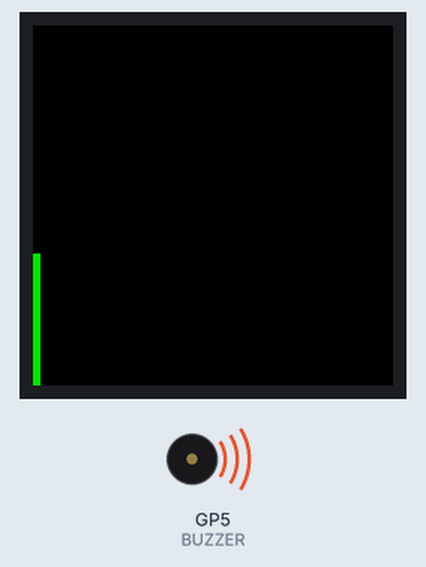
A program run on a simulated Raspberry Pi Pico running MicroPython. Shown: 240×240 colour display, buzzer (waves = sounding). At 10.6 s the program stops and its outputs stay as they are.

Above: at 0.12 s.
At 2.63 s:
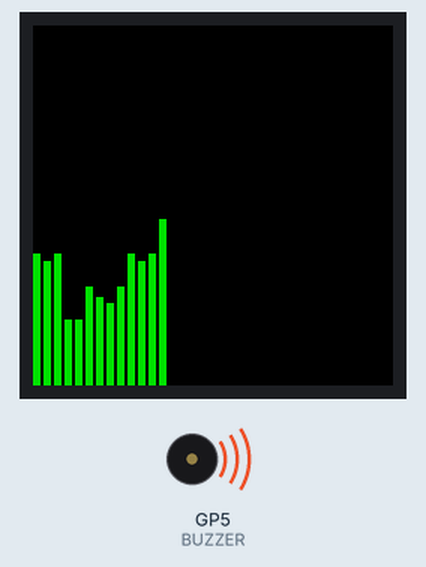
At 5.15 s:
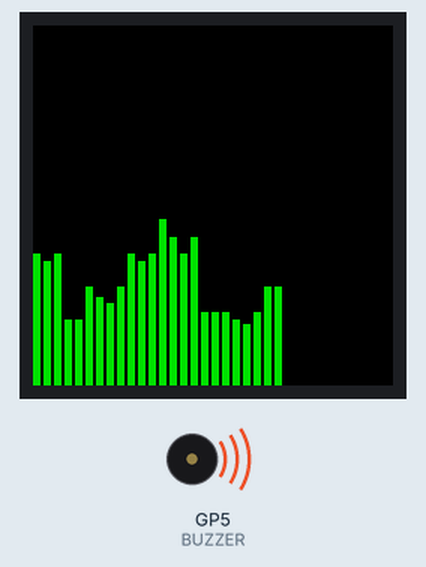
At 10.38 s:
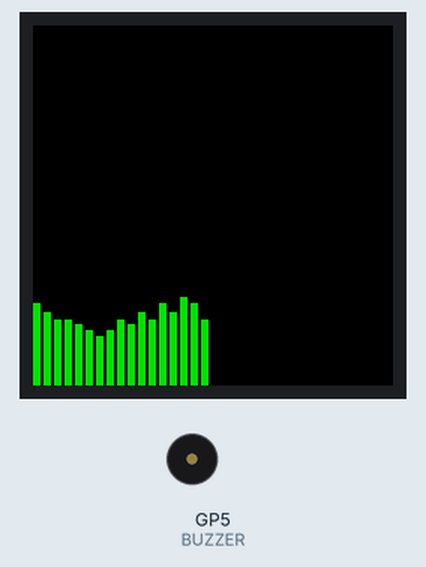
Timing chart, 0 to 12.1 s (numbered marks = the images above):
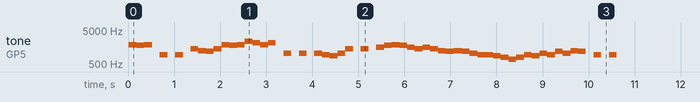

The program:

ExplorerWorkoutV3.py
```python
# This example shows you how you can use Pico Explorer's onboard buzzer as a speaker to play different notes and string them together into a bleepy tune.
# It uses code written by Avram Piltch - check out his Tom's Hardware article! https://www.tomshardware.com/uk/how-to/buzzer-music-raspberry-pi-pico
# You'll need to connect a jumper wire between GPO and AUDIO on the Explorer Base to hear noise.

import time
from picographics import PicoGraphics, DISPLAY_PICO_EXPLORER
from pimoroni import Buzzer

display = PicoGraphics(display=DISPLAY_PICO_EXPLORER)

# Create a buzzer on pin 0
# Don't forget to wire GP0 to AUDIO!
BUZZER = Buzzer(5)

BLACK = display.create_pen(0, 0, 0)
GREEN = display.create_pen(0, 255, 0)

# this handy list converts notes into frequencies, which you can use with the explorer.set_tone function
tones = {
    "B0": 31,
    "C1": 33,
    "CS1": 35,
    "D1": 37,
    "DS1": 39,
    "E1": 41,
    "F1": 44,
    "FS1": 46,
    "G1": 49,
    "GS1": 52,
    "A1": 55,
    "AS1": 58,
    "B1": 62,
    "C2": 65,
    "CS2": 69,
    "D2": 73,
    "DS2": 78,
    "E2": 82,
    "F2": 87,
    "FS2": 93,
    "G2": 98,
    "GS2": 104,
    "A2": 110,
    "AS2": 117,
    "B2": 123,
    "C3": 131,
    "CS3": 139,
    "D3": 147,
    "DS3": 156,
    "E3": 165,
    "F3": 175,
    "FS3": 185,
    "G3": 196,
    "GS3": 208,
    "A3": 220,
    "AS3": 233,
    "B3": 247,
    "C4": 262,
    "CS4": 277,
    "D4": 294,
    "DS4": 311,
    "E4": 330,
    "F4": 349,
    "FS4": 370,
    "G4": 392,
    "GS4": 415,
    "A4": 440,
    "AS4": 466,
    "B4": 494,
    "C5": 523,
    "CS5": 554,
    "D5": 587,
    "DS5": 622,
    "E5": 659,
    "F5": 698,
    "FS5": 740,
    "G5": 784,
    "GS5": 831,
    "A5": 880,
    "AS5": 932,
    "B5": 988,
    "C6": 1047,
    "CS6": 1109,
    "D6": 1175,
    "DS6": 1245,
    "E6": 1319,
    "F6": 1397,
    "FS6": 1480,
    "G6": 1568,
    "GS6": 1661,
    "A6": 1760,
    "AS6": 1865,
    "B6": 1976,
    "C7": 2093,
    "CS7": 2217,
    "D7": 2349,
    "DS7": 2489,
    "E7": 2637,
    "F7": 2794,
    "FS7": 2960,
    "G7": 3136,
    "GS7": 3322,
    "A7": 3520,
    "AS7": 3729,
    "B7": 3951,
    "C8": 4186,
    "CS8": 4435,
    "D8": 4699,
    "DS8": 4978
}

# put the notes for your song in here!
song = ["AS6", "A6", "AS6", "P", "AS5", "P", "AS5", "P", "F6", "DS6", "D6", "F6", "AS6", "A6", "AS6", "D7", "C7", "AS6", "C7", "P", "C6", "P", "C6", "P", "C6", "AS5", "A5", "C6", "F6", "P", "F6", "P", "G6", "A6", "AS6", "A6", "G6", "F6", "G6", "F6", "DS6", "D6", "DS6", "D6", "C6", "AS5", "AS5", "A5", "G5", "F5", "G5", "AS5", "A5", "C6", "AS5", "D6", "C6", "DS6", "D6", "P", "AS5", "P", "AS5"]


def clear():                        # this function clears Pico Explorer's screen to black
    display.set_pen(BLACK)
    display.clear()
    display.update()


def playtone(frequency):            # this function tells your program how to make noise
    BUZZER.set_tone(frequency)


def bequiet():                      # this function tells your program how not to make noise
    BUZZER.set_tone(-1)


def playsong(song):                 # this function plays your song
    a = 0                           # this variable keeps track of the visualiser bars
    for i in range(len(song)):
        if (song[i] == "P"):
            bequiet()
        else:
            playtone(tones[song[i]])
            display.set_pen(GREEN)  # switch to green pen
            display.rectangle(a, 240 - (int((tones[song[i]]) / 21)), 5, 240)  # draw a green bar corresponding to the frequency of the note
            a += 7
        if a >= 240:  # clears the screen if the green bars reach the right hand edge
            clear()
            a = 0
        display.update()
        time.sleep(0.15)  # change this number if you want to alter how long the notes play for
    bequiet()


clear()
playsong(song)
clear()
```

Measured:
- by itself, tone on GP5 (BUZZER): plays 1865 Hz for 0.17 s, 1760 Hz for 0.17 s, 1865 Hz for 0.17 s, 932 Hz for 0.17 s, 932 Hz for 0.17 s, 1397 Hz for 0.17 s … (52 notes in this stretch)
